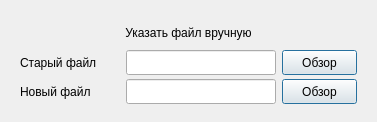
          <widget class="QWidget" name="tab_merge_02">
           <attribute name="title">
            <string>Указать</string>
           </attribute>
           <layout class="QGridLayout" name="gridLayout_15">
            <item row="0" column="0">
             <widget class="QWidget" name="widget_browse" native="true">
              <property name="sizePolicy">
               <sizepolicy hsizetype="Expanding" vsizetype="Fixed">
                <horstretch>0</horstretch>
                <verstretch>0</verstretch>
               </sizepolicy>
              </property>
              <property name="minimumSize">
               <size>
                <width>0</width>
                <height>100</height>
               </size>
              </property>
              <property name="maximumSize">
               <size>
                <width>16777215</width>
                <height>100</height>
               </size>
              </property>
              <layout class="QGridLayout" name="gridLayout_14">
               <item row="1" column="0">
                <widget class="QLabel" name="label_old02">
                 <property name="sizePolicy">
                  <sizepolicy hsizetype="Fixed" vsizetype="Fixed">
                   <horstretch>0</horstretch>
                   <verstretch>0</verstretch>
                  </sizepolicy>
                 </property>
                 <property name="minimumSize">
                  <size>
                   <width>100</width>
                   <height>25</height>
                  </size>
                 </property>
                 <property name="maximumSize">
                  <size>
                   <width>100</width>
                   <height>25</height>
                  </size>
                 </property>
                 <property name="text">
                  <string>Старый файл</string>
                 </property>
                </widget>
               </item>
               <item row="1" column="1">
                <widget class="QLineEdit" name="lineEdit_old">
                 <property name="sizePolicy">
                  <sizepolicy hsizetype="Expanding" vsizetype="Fixed">
                   <horstretch>0</horstretch>
                   <verstretch>0</verstretch>
                  </sizepolicy>
                 </property>
                 <property name="minimumSize">
                  <size>
                   <width>150</width>
                   <height>25</height>
                  </size>
                 </property>
                 <property name="maximumSize">
                  <size>
                   <width>16777215</width>
                   <height>25</height>
                  </size>
                 </property>
                 <property name="alignment">
                  <set>Qt::AlignRight|Qt::AlignTrailing|Qt::AlignVCenter</set>
                 </property>
                </widget>
               </item>
               <item row="1" column="2">
                <widget class="QPushButton" name="button_browseOld">
                 <property name="sizePolicy">
                  <sizepolicy hsizetype="Fixed" vsizetype="Fixed">
                   <horstretch>0</horstretch>
                   <verstretch>0</verstretch>
                  </sizepolicy>
                 </property>
                 <property name="minimumSize">
                  <size>
                   <width>75</width>
                   <height>25</height>
                  </size>
                 </property>
                 <property name="maximumSize">
                  <size>
                   <width>75</width>
                   <height>25</height>
                  </size>
                 </property>
                 <property name="text">
                  <string>Обзор</string>
                 </property>
                 <property name="default">
                  <bool>true</bool>
                 </property>
                </widget>
               </item>
               <item row="2" column="0">
                <widget class="QLabel" name="label_new02">
                 <property name="sizePolicy">
                  <sizepolicy hsizetype="Fixed" vsizetype="Fixed">
                   <horstretch>0</horstretch>
                   <verstretch>0</verstretch>
                  </sizepolicy>
                 </property>
                 <property name="minimumSize">
                  <size>
                   <width>100</width>
                   <height>25</height>
                  </size>
                 </property>
                 <property name="maximumSize">
                  <size>
                   <width>100</width>
                   <height>25</height>
                  </size>
                 </property>
                 <property name="text">
                  <string>Новый файл</string>
                 </property>
                </widget>
               </item>
               <item row="2" column="1">
                <widget class="QLineEdit" name="lineEdit_new">
                 <property name="sizePolicy">
                  <sizepolicy hsizetype="Expanding" vsizetype="Fixed">
                   <horstretch>0</horstretch>
                   <verstretch>0</verstretch>
                  </sizepolicy>
                 </property>
                 <property name="minimumSize">
                  <size>
                   <width>150</width>
                   <height>25</height>
                  </size>
                 </property>
                 <property name="maximumSize">
                  <size>
                   <width>16777215</width>
                   <height>25</height>
                  </size>
                 </property>
                 <property name="alignment">
                  <set>Qt::AlignRight|Qt::AlignTrailing|Qt::AlignVCenter</set>
                 </property>
                </widget>
               </item>
               <item row="2" column="2">
                <widget class="QPushButton" name="button_browseNew">
                 <property name="sizePolicy">
                  <sizepolicy hsizetype="Fixed" vsizetype="Fixed">
                   <horstretch>0</horstretch>
                   <verstretch>0</verstretch>
                  </sizepolicy>
                 </property>
                 <property name="minimumSize">
                  <size>
                   <width>75</width>
                   <height>25</height>
                  </size>
                 </property>
                 <property name="maximumSize">
                  <size>
                   <width>75</width>
                   <height>25</height>
                  </size>
                 </property>
                 <property name="text">
                  <string>Обзор</string>
                 </property>
                 <property name="default">
                  <bool>true</bool>
                 </property>
                </widget>
               </item>
               <item row="0" column="0" colspan="3">
                <widget class="QLabel" name="label_titleBrowse">
                 <property name="sizePolicy">
                  <sizepolicy hsizetype="Expanding" vsizetype="Fixed">
                   <horstretch>0</horstretch>
                   <verstretch>25</verstretch>
                  </sizepolicy>
                 </property>
                 <property name="minimumSize">
                  <size>
                   <width>0</width>
                   <height>25</height>
                  </size>
                 </property>
                 <property name="text">
                  <string>Указать файл вручную</string>
                 </property>
                 <property name="alignment">
                  <set>Qt::AlignCenter</set>
                 </property>
                </widget>
               </item>
              </layout>
             </widget>
            </item>
           </layout>
          </widget>
